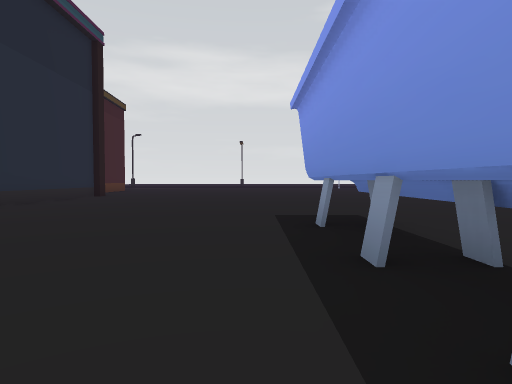
[1] (above)

23 first-person views from a walk through a scene from a Unity 3-D project. The camera is 1.2 m above the floor, tilts 2° down and sees 75° across. The floor is counted in squares, 2 m on a side. Each view is taken from the middle of a square. On the plan, view 1 faces up. The plan holds only what a view shows up to about 10 squares ahead; the rest is blank. The place goes on beyond the plan. The player character is not drawn.

[2]
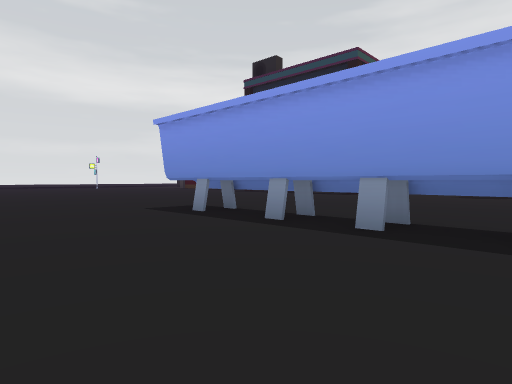

[3]
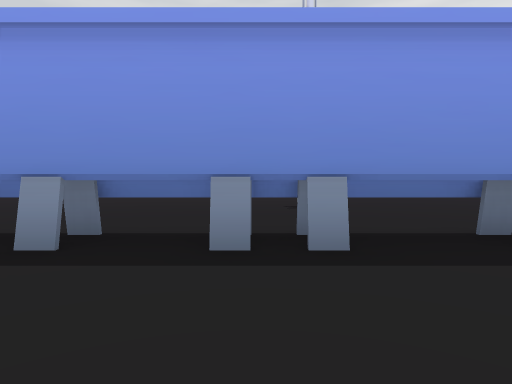

[4]
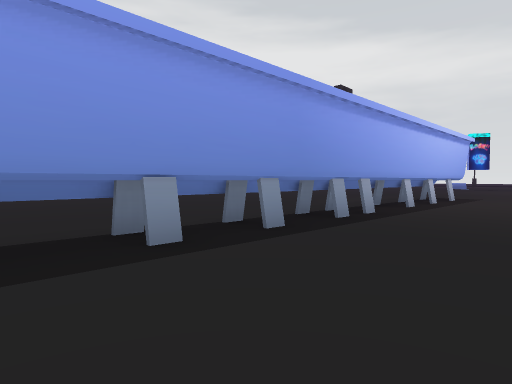

[5]
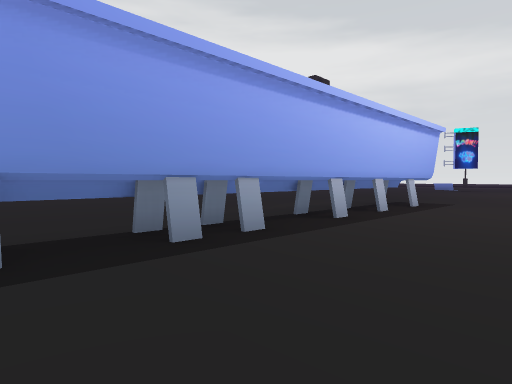

[6]
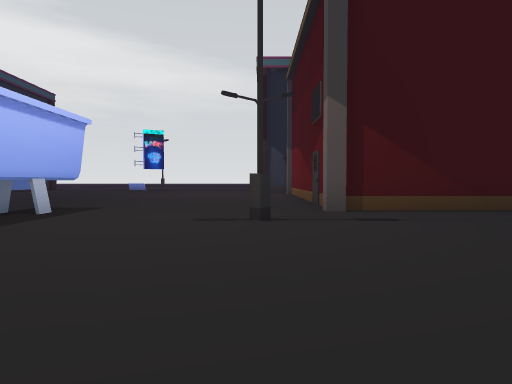

[7]
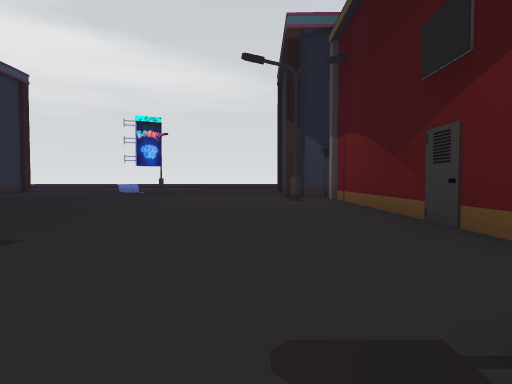

[8]
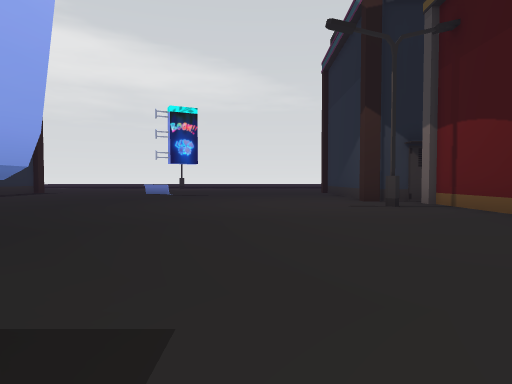

[9]
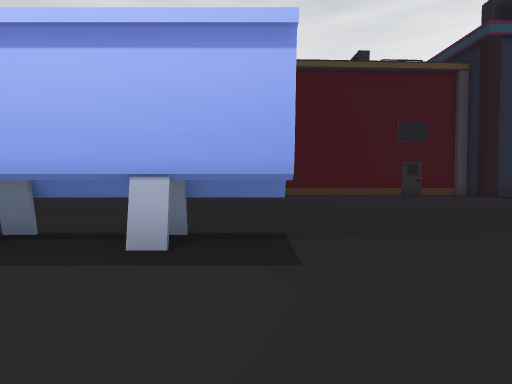

[10]
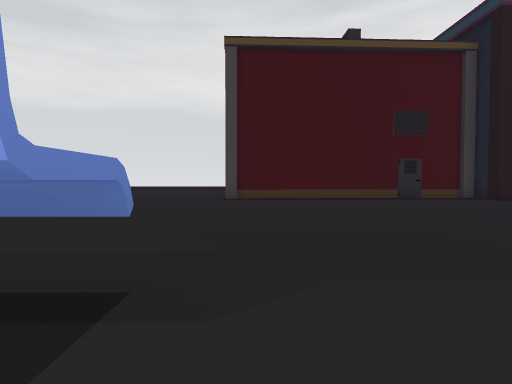

[11]
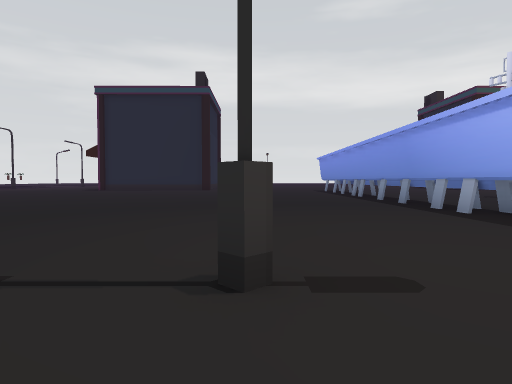

[12]
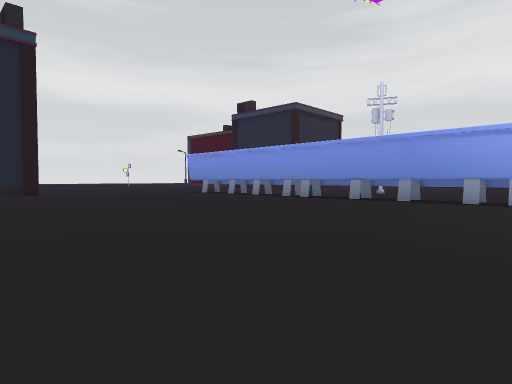

[13]
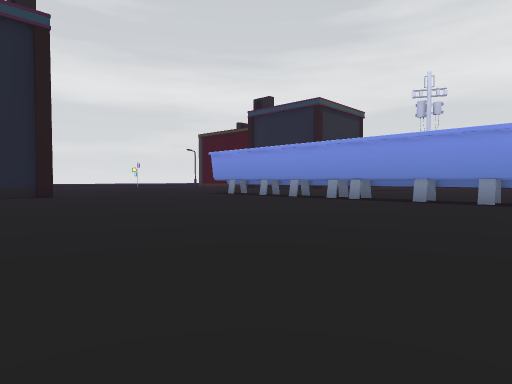

[14]
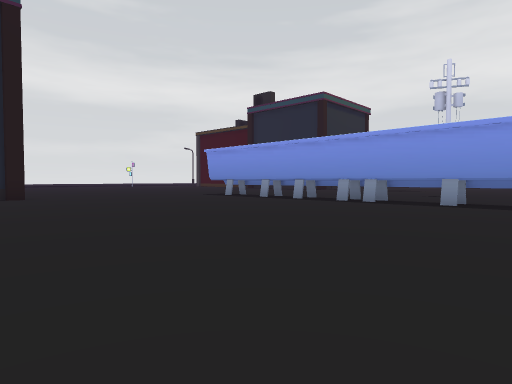

[15]
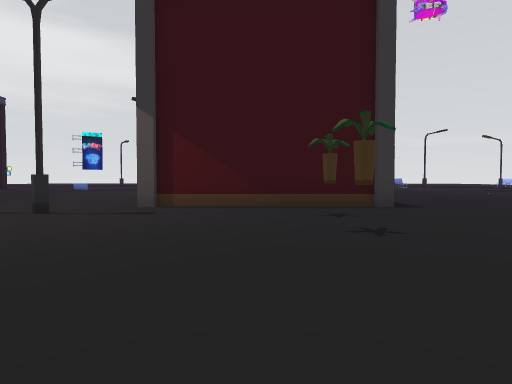

[16]
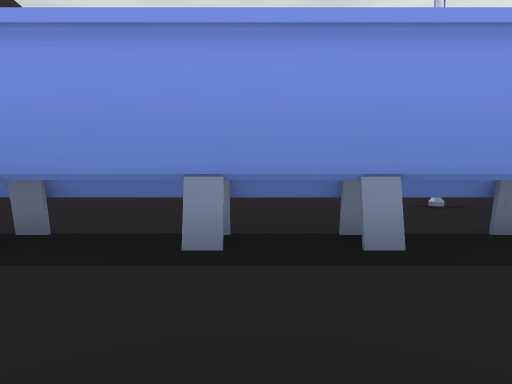

[17]
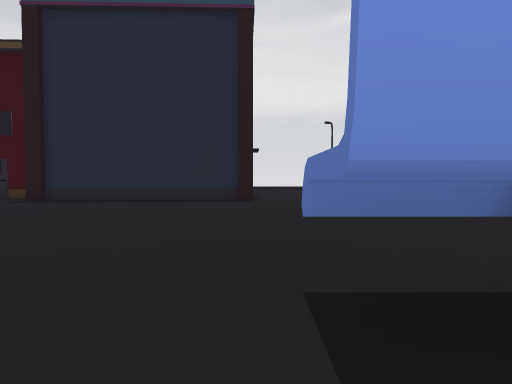

[18]
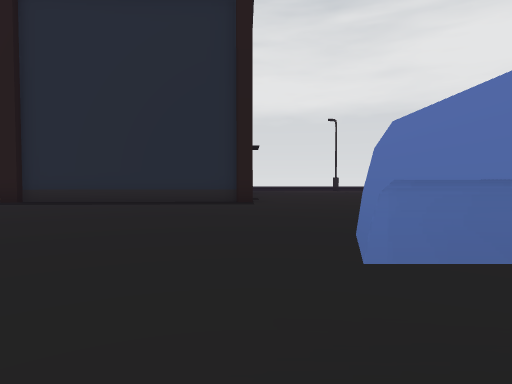

[19]
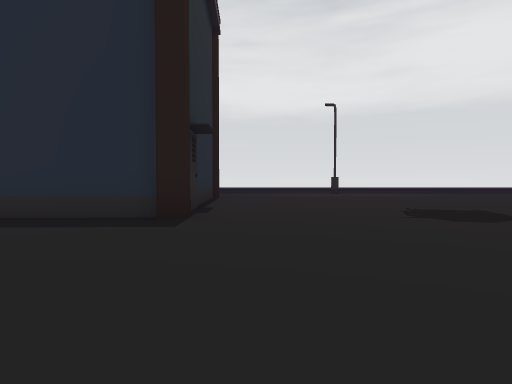

[20]
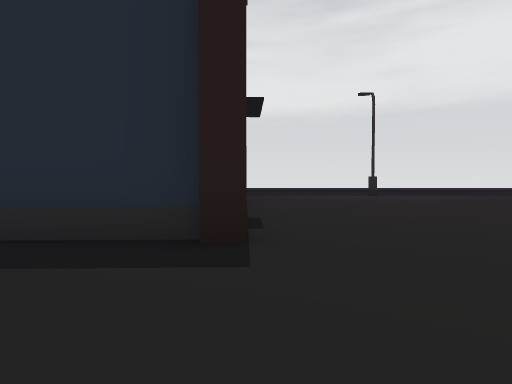

[21]
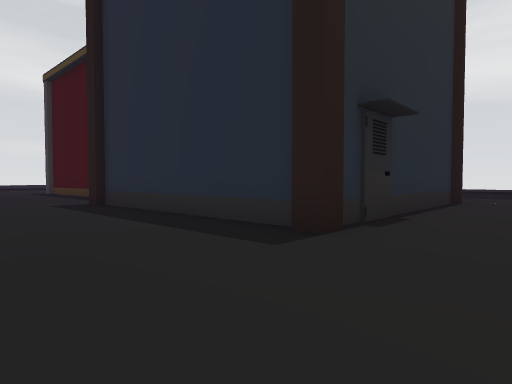

[22]
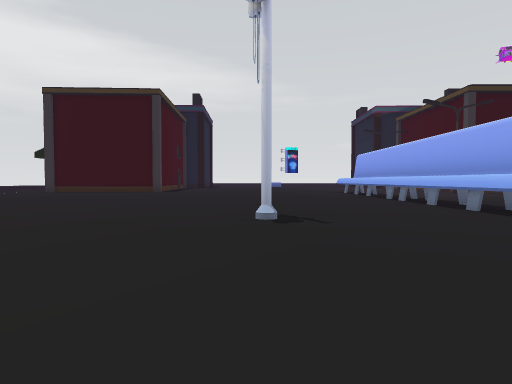

[23]
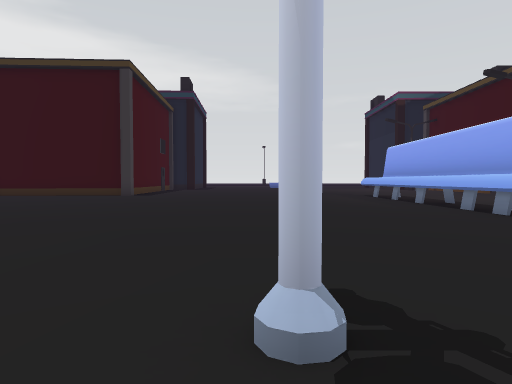

### Floor plan
Key: @ floor where view 1 was taken; # wall or solid block; x gap in a wall; . floor; ^ raised ledge; T thing the floor can be seen under or through.
Columns run from 9 left of view 1 to 17 right of it. Each row starts with its distance up from view 1.
 11                .....#
 10    #................#
  9    #................#
  8    #................#
  7    #................######x
  6    .................#......
  5   ........^^...............
  4   ........T^...............
  3  .........T^...............
  2  .........T^...............
  1  .........T^...............
  0  ........@T^....... .......
 -1  .........T^.......   .....
 -2  .........T^...#....   ..
 -3 ..........T^.........
 -4 ..........T^.........
 -5 ..........T^..........
 -6 ..........T^...........
 -7 ..........T^...........
 -8 ..........T^.........
 -9 ..........T^..........
-10 .#........T^...........
-11 ..........T^...........
-12 .#....#...T^........
-13 ..........T^........
-14 #####.....^^........
-15     #...............
-16     #...............
-17     #...............
-18     #...............
-19     #...............
-20     #...............
-21     #.#.............
-22      ............ .#
-23     ##...........

Positions as (right, up) in squares from view 1, and headings:
1: (0, 0), facing up
2: (-3, -1), facing up-right
3: (-2, -1), facing right
4: (-2, -2), facing down-right
5: (-2, -5), facing down-right
6: (-3, -7), facing down
7: (-2, -11), facing down
8: (0, -13), facing down
9: (-2, -14), facing right
10: (0, -15), facing right
11: (-3, -14), facing up
12: (-9, -9), facing up-right
13: (-9, -7), facing up-right
14: (-8, -6), facing up-right
15: (-7, -6), facing down
16: (-2, 2), facing right
17: (0, 6), facing right
18: (1, 6), facing right
19: (5, 5), facing right
20: (7, 6), facing right
21: (7, 4), facing up-right
22: (6, 3), facing down
23: (6, -1), facing down
